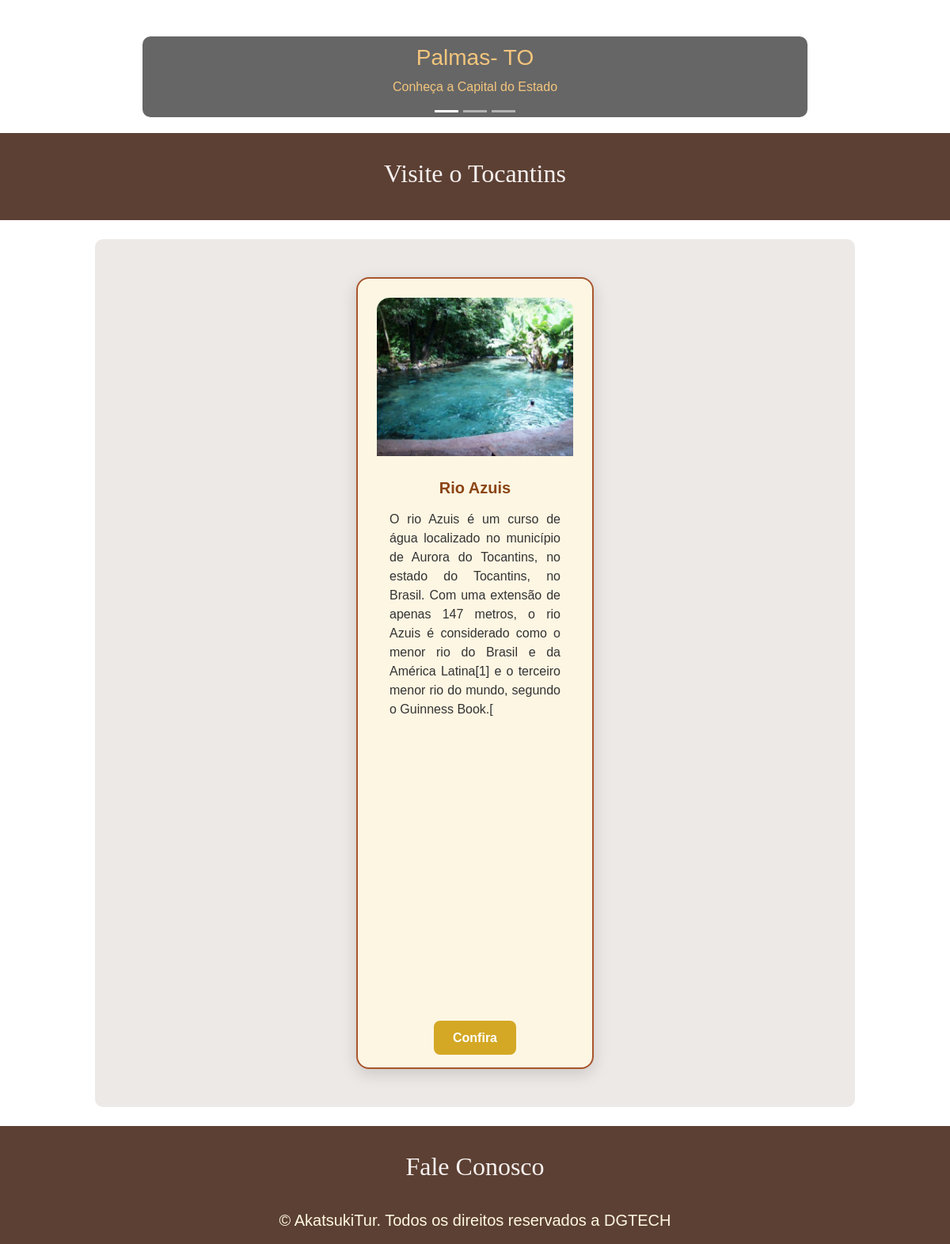
/ (lower part), run on an earlier commit of the app's database.
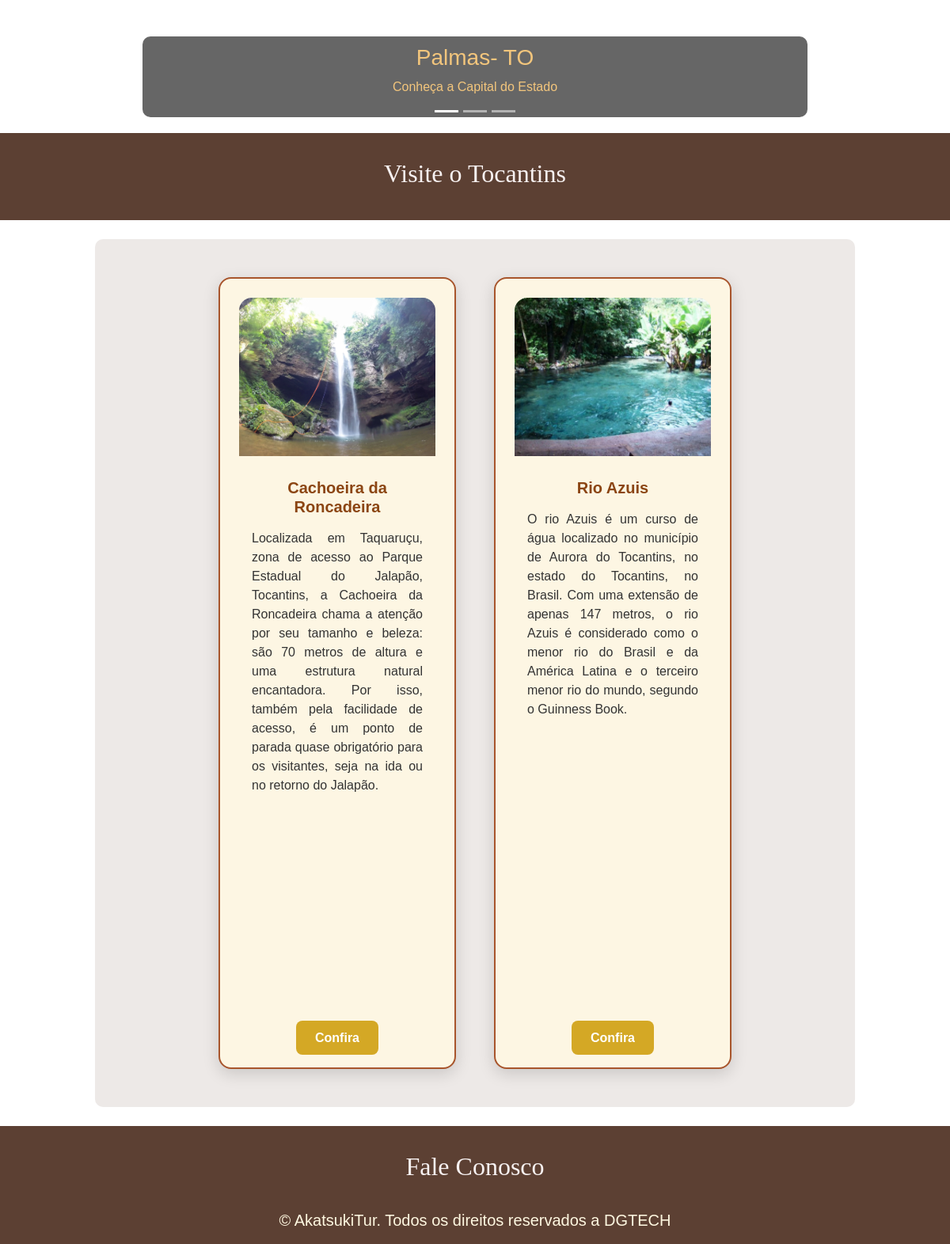
And on a later commit of the database.
### home/models.py (models this page shows, shortened)
class Pacote(models.Model):
    titulo = models.CharField(max_length=100)
    descricao = models.TextField()
    imagem = models.ImageField(upload_to='pacotes_imagens/', blank=True, null=True)
    created_at = models.DateTimeField(auto_now_add=True)
    update_at = models.DateTimeField(auto_now=True)

### home/views.py (the view)
# urls.py: path('', views.principal, name='principal')
def principal(request):
    pacotes = Pacote.objects.all().order_by('-created_at')
    return render(request, 'home/principal.html', {'pacotes':pacotes})

### templates/home/principal.html (shortened to what this page needs)
{% extends 'base.html' %}
{% load static %}
{% load crispy_forms_tags %}
{% block content %}
<section class="row sec-pacotes" id="pacotes">
    {% for pacote in pacotes %}
    <div class="card col-3" style="width:300px">
        <img class="card-img-top" src="{{pacote.imagem.url}}" alt="{{pacote.titulo}}">
        <div class="card-body">
            <h4 class="card-title">{{pacote.titulo}}</h4>
            <p class="card-text">{{pacote.descricao}}</p>
            <a href="" target="_blank" class="btn btn-primary">Confira</a>
        </div>
    </div>
    {% endfor %}
</section>
<div class="container-fluid divisao">
    <h2>Fale Conosco</h2>
</div>
<section class="row sec-contato" id="contatos">
    <div class="col-12">
        <form method="POST">
            <button type="submit" class="btn btn-primary">Enviar</button>
        </form>
    </div>
</section>
{% endblock %}

### templates/base.html (shortened to what this page needs)
{% load static %}
<!DOCTYPE html>
<html lang="pt-br">
<head>
    <link href="https://cdn.jsdelivr.net/npm/bootstrap@5.3.3/dist/css/bootstrap.min.css" rel="stylesheet">
    <link rel="stylesheet" href="{% static 'css/style.css' %}">
</head>
<body>
    <main>
        <div id="demo" class="carousel slide" data-bs-ride="carousel">
            <div class="carousel-indicators">
                <button type="button" data-bs-target="#demo" data-bs-slide-to="0" class="active"></button>
                <button type="button" data-bs-target="#demo" data-bs-slide-to="1"></button>
                <button type="button" data-bs-target="#demo" data-bs-slide-to="2"></button>
            </div>
            <div class="carousel-inner">
                <div class="carousel-item active">
                    <video class="d-block w-100 car-img" autoplay muted loop>
                        <source src="{% static 'img/Palmas.48' %}" type="video/mp4">
                    </video>
                    <div class="carousel-caption">
                        <h3>Palmas- TO</h3>
                        <p>Conheça a Capital do Estado</p>
                    </div>
                </div>
            </div>
            <button class="carousel-control-prev" type="button" data-bs-target="#demo" data-bs-slide="prev">
            </button>
            <button class="carousel-control-next" type="button" data-bs-target="#demo" data-bs-slide="next">
            </button>
        </div>
        <div class="container-fluid divisao">
            <h2>Visite o Tocantins</h2>
        </div>
        {% block content %}
        {% endblock %}
    </main>
    <footer class="fixed-bottom">
        <h5>&copy; AkatsukiTur. Todos os direitos reservados a DGTECH</h5>
    </footer>
</body>
</html>

### home/static/css/style.css (style rules this page uses)
footer { background-color: #5C4033 !important; color: #FFF8E1 !important; text-align: center !important; padding: 10px; }
.car-img { max-height: 40em !important; display: block; margin: 0 auto; object-fit: cover; }
.carousel-caption { background-color: rgba(0, 0, 0, 0.6) !important; color: #F2C57C !important; padding: 10px; border-radius: 10px; }
.divisao { background-color: #5C4033 !important; text-align: center !important; color: #faf3f3 !important; padding: 2em !important; font-family:'playfair Display',serif !important; color: #f7f1f1 !important; }
body { font-size: 16px; font-family: Arial, sans-serif; }
.sec-pacotes { margin: 2% 10% !important; display: flex; flex-wrap: wrap; justify-content: center !important; gap: 1rem; background-color: #9682762c; padding: 2rem; border-radius: 10px; }
.card { padding: 1.5rem !important; margin: 1rem !important; width: 300px; height: 1000px; border-radius: 1rem; border: 2px solid #a8552c; background-color: #fdf6e3; box-shadow: 0 6px 20px rgba(0, 0, 0, 0.15); display: flex; flex-direction: column; position: relative; overflow: hidden; }
.card-img-top { height: 200px; object-fit: cover; border-top-left-radius: 1rem; border-top-right-radius: 1rem; }
.card h4 { color: #8B4513 !important; font-size: 1.25rem; font-weight: bold; margin-top: 0.75rem; text-align: center; }
.card p { text-align: justify; color: #333; font-size: 1rem; margin: 1rem 0; }
.card .btn { background-color: #d4a825; border: none; font-weight: bold; color: #fff; font-size: 1rem; padding: 0.6rem 1.5rem; border-radius: 8px; transition: background-color 0.3s; text-align: center; position: absolute; bottom: 1rem; left: 50%; transform: translateX(-50%); }

What changed in the data, as far as the page shows it:
added Pacote: imagem (picture), titulo "Cachoeira da Roncadeira", descricao "Localizada em Taquaruçu, zona de acesso ao Parque Estadual do Jalapão, Tocantins, a Cachoeira da Roncadeira chama a atenção por seu tamanho e beleza: são 70 metros de altura e uma estrutura natural encantadora. Por isso, também pela facilidade de acesso, é um ponto de parada quase obrigatório para os visitantes, seja na ida ou no retorno do Jalapão."
changed Pacote "Rio Azuis": descricao "…Brasil e da América Latina[1] e o terceiro menor rio do mundo, segundo o Guinness Book.[" → "…Brasil e da América Latina e o terceiro menor rio do mundo, segundo o Guinness Book."
